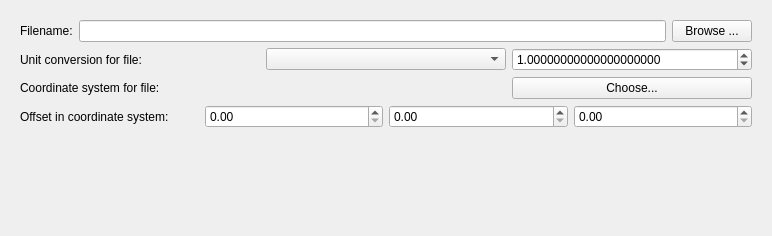
<ui version="4.0" >
 <class>DiscretizationInputForm</class>
 <widget class="QWidget" name="DiscretizationInputForm" >
  <property name="geometry" >
   <rect>
    <x>0</x>
    <y>0</y>
    <width>772</width>
    <height>236</height>
   </rect>
  </property>
  <property name="windowTitle" >
   <string>Form</string>
  </property>
  <layout class="QVBoxLayout" >
   <item>
    <widget class="QFrame" name="frame" >
     <property name="frameShape" >
      <enum>QFrame::NoFrame</enum>
     </property>
     <property name="frameShadow" >
      <enum>QFrame::Plain</enum>
     </property>
     <layout class="QVBoxLayout" >
      <item>
       <layout class="QHBoxLayout" >
        <item>
         <widget class="QLabel" name="_fileLabel" >
          <property name="text" >
           <string>Filename:</string>
          </property>
         </widget>
        </item>
        <item>
         <widget class="QLineEdit" name="_filename" />
        </item>
        <item>
         <widget class="QPushButton" name="browseButton" >
          <property name="text" >
           <string>Browse ...</string>
          </property>
         </widget>
        </item>
       </layout>
      </item>
      <item>
       <layout class="QHBoxLayout" >
        <item>
         <widget class="QLabel" name="_unitsLabel" >
          <property name="text" >
           <string>Unit conversion for file:</string>
          </property>
         </widget>
        </item>
        <item>
         <widget class="QComboBox" name="_unitsComboBox" />
        </item>
        <item>
         <widget class="QDoubleSpinBox" name="_unitConversion" >
          <property name="decimals" >
           <number>20</number>
          </property>
          <property name="value" >
           <double>1.000000000000000</double>
          </property>
         </widget>
        </item>
       </layout>
      </item>
      <item>
       <layout class="QHBoxLayout" >
        <item>
         <widget class="QLabel" name="_coordinateSystemLabel" >
          <property name="text" >
           <string>Coordinate system for file:</string>
          </property>
         </widget>
        </item>
        <item>
         <widget class="QLabel" name="_coordinateSystemName" >
          <property name="text" >
           <string/>
          </property>
         </widget>
        </item>
        <item>
         <widget class="QPushButton" name="coordinateSystem" >
          <property name="text" >
           <string>Choose...</string>
          </property>
         </widget>
        </item>
       </layout>
      </item>
      <item>
       <layout class="QHBoxLayout" >
        <item>
         <widget class="QLabel" name="_originLabel" >
          <property name="text" >
           <string>Offset in coordinate system:</string>
          </property>
         </widget>
        </item>
        <item>
         <widget class="QDoubleSpinBox" name="_x" />
        </item>
        <item>
         <widget class="QDoubleSpinBox" name="_y" />
        </item>
        <item>
         <widget class="QDoubleSpinBox" name="_z" />
        </item>
       </layout>
      </item>
      <item>
       <spacer>
        <property name="orientation" >
         <enum>Qt::Vertical</enum>
        </property>
        <property name="sizeHint" >
         <size>
          <width>20</width>
          <height>40</height>
         </size>
        </property>
       </spacer>
      </item>
     </layout>
    </widget>
   </item>
  </layout>
 </widget>
 <resources/>
 <connections/>
</ui>
